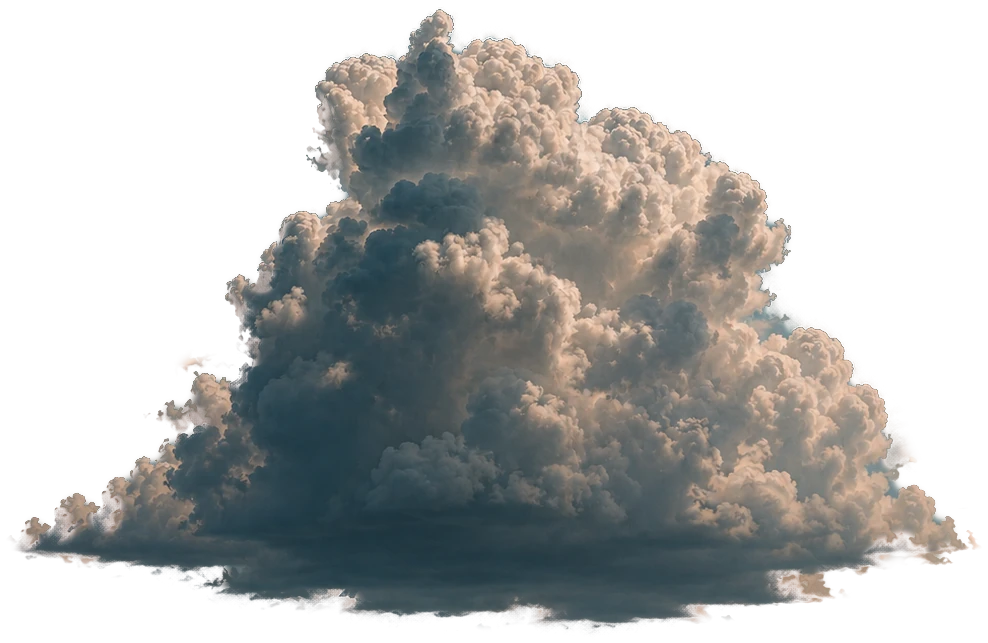
#> input picture assets/clouds.webp, 988 x 643 px, found by its file name
$ python cloud_small.py
#> lines starting #> are read from the running program, lines starting #| are printed output that depends on the picture; after the words box and inside, x2 and y2 are one past the last pixel; in counts of white or black regions, pixels touching at a corner belong together
"""Cut the small sunlit cloud he jumps to out of the big cloud (assets/clouds.webp -> assets/cloud_small.webp).

It is a puff from the big cloud's sunlit right side, so its light, colour and grain match exactly.
The crop is faded with a soft, wide oval that is fuller toward the top, plus a flat feathered base,
so it reads as a small cloud of its own floating in the sky.
Also prints where his feet land on it (cut-out px), for SMALL.LAND in index.html.

    python3 tools/cloud_small.py
"""
from PIL import Image
import numpy as np

SRC, OUT = "assets/clouds.webp", "assets/cloud_small.webp"
X0, Y0, X1, Y1 = 690, 292, 940, 478           # the puff, in clouds.webp px

im = np.asarray(Image.open(SRC).convert("RGBA")).astype(float)
c = im[Y0:Y1, X0:X1].copy()
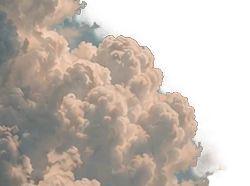
#> c: shape (186, 250, 4) float64; mean R, G, B, A 170.8, 154.5, 140.7, 167.4; transparent parts drawn white
h, w = c.shape[:2]
#> h = 186; w = 250
yy, xx = np.mgrid[0:h, 0:w]

ex = (xx - w * .5) / (w * .54)
ey = (yy - h * .62) / (h * .64)
oval = np.clip((1 - np.sqrt(ex ** 2 + ey ** 2)) / .32, 0, 1)
base = np.clip((h * .9 - yy) / (h * .26), 0, 1)       # flat, soft underside
m = np.minimum(oval, base) ** 1.2
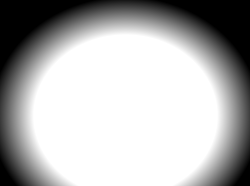
#> oval: shape (186, 250) float64; min 0, max 1, mean 0.696
c[..., 3] *= m
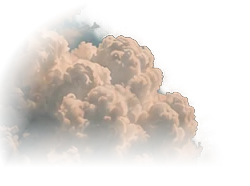
#> c: shape (186, 250, 4) float64; mean R, G, B, A 170.8, 154.5, 140.7, 88.1; transparent parts drawn white

# trim empty margins
a = c[..., 3] > 3
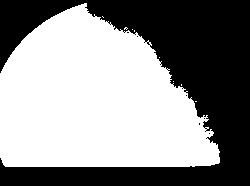
#> a: shape (186, 250) bool; 55.7% white; 7 black regions (6 under 20 px), largest, box (x1, y1, x2, y2) and area: (0, 0, 250, 186) 20592
ys, xs = np.where(a)
c = c[ys.min():ys.max() + 1, xs.min():xs.max() + 1]
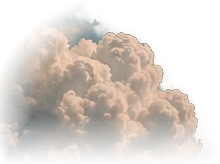
#> c: shape (164, 220, 4) float64; mean R, G, B, A 174.8, 158.1, 144.1, 113.6; transparent parts drawn white
Image.fromarray(c.astype("uint8"), "RGBA").save(OUT, quality=92, method=6)

# landing spot: a little left of centre, just inside the top edge
al = c[..., 3]
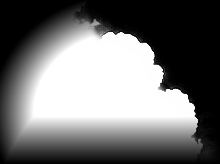
#> al: shape (164, 220) float64; min 0, max 255, mean 113.6
lx = int(c.shape[1] * .46)
#> lx = 101
ly = int(np.argmax(al[:, lx] > 150)) + 6
#> ly = 40
print(f"{OUT}: {c.shape[1]}x{c.shape[0]}  land at x={lx} y={ly}")
#| assets/cloud_small.webp: 220x164  land at x=101 y=40
